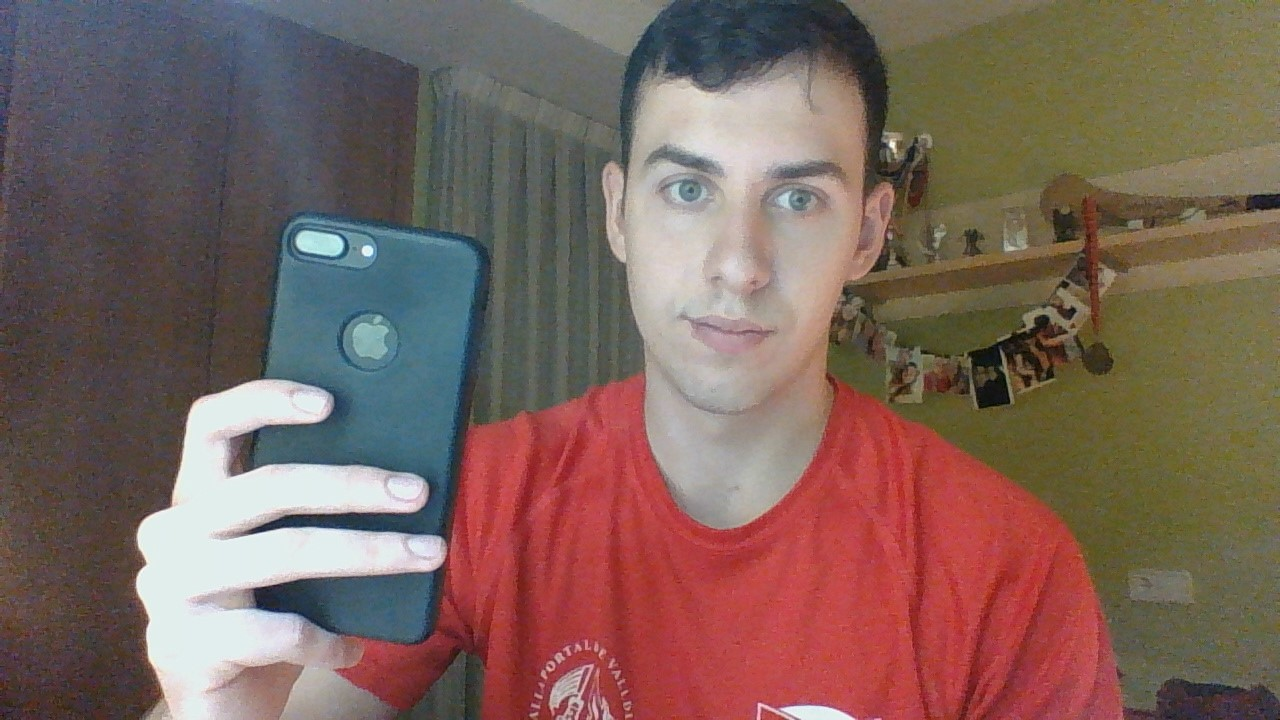
#> input picture movil.JPG, 1280 x 720 px, found by its file name
$ python Test1.py
#> lines starting #> are read from the running program, lines starting #| are printed output that depends on the picture
import cv2
import numpy as np
import matplotlib.pyplot as plt

img = cv2.imread('movil.jpg', cv2.IMREAD_GRAYSCALE)
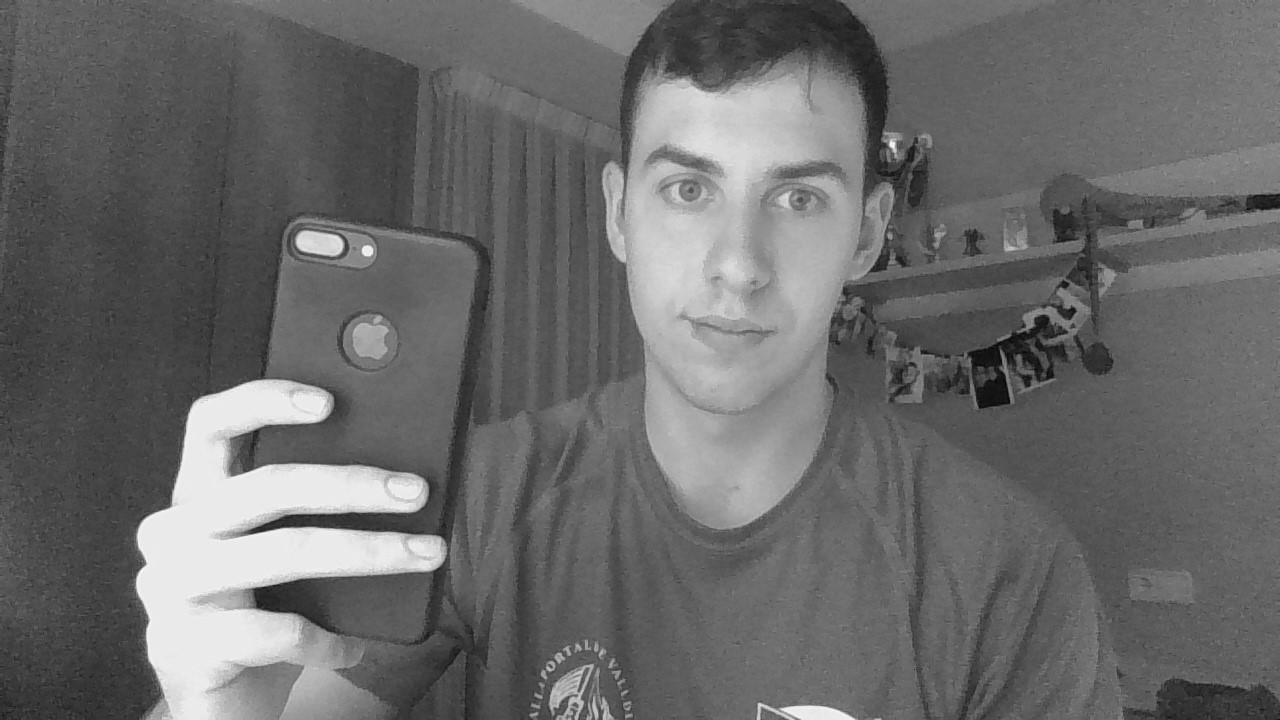
#> img: shape (720, 1280); min 2, max 254, mean 105.9

cv2.imshow('image',img)
cv2.waitKey(0)
cv2.destroyAllWindows()

plt.imshow(img, cmap='gray', interpolation='bicubic')
plt.show()
